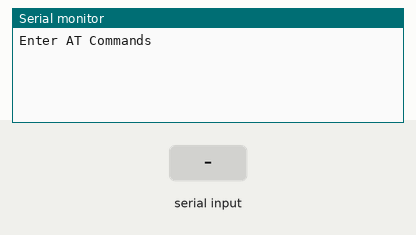
Simulated run of this sketch. Board: Arduino Uno, built with avr-gcc and run on an emulated ATmega328P. Parts: the last lines printed to the serial monitor. The test bench sets the inputs (shaded band).

Above: at 1.2 s.
1.3 s: "1" received over the second serial link
At 2.2 s:
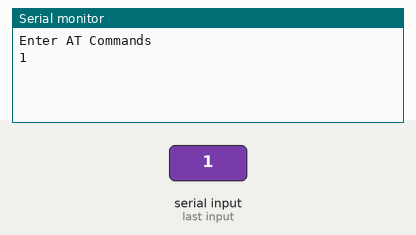
2.8 s: "0" received over the second serial link
At 3.3 s:
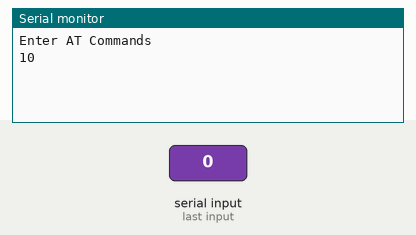

Measured:
- after the input at 1.3 s, the serial monitor: prints a new line at once (image 1)
- after the input at 2.8 s, the serial monitor: prints a new line at once (image 2)

The sketch:

Basic.ino
```cpp
#include<SoftwareSerial.h>
SoftwareSerial Bt(10,11);
void setup()
{
  // put your setup code here, to run once:
  Serial.begin(9600);
  Serial.println("Enter AT Commands");
  Bt.begin(38400);
}
void loop()
{
  // put your main code here, to run repeatedly:
  if(Bt.available())
  Serial.write(Bt.read());
  if(Serial.available())
  Bt.write(Serial.read());
}
```
